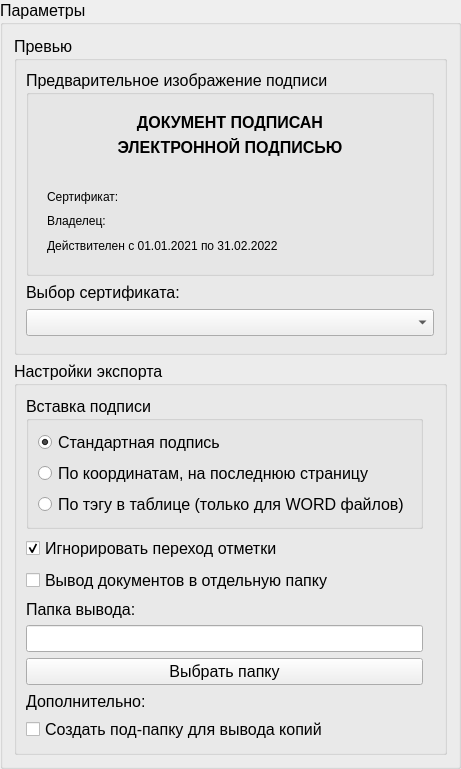
         <widget class="QGroupBox" name="groupBox_20">
          <property name="font">
           <font>
            <family>MS Shell Dlg 2</family>
            <pointsize>12</pointsize>
            <weight>50</weight>
            <italic>false</italic>
            <bold>false</bold>
           </font>
          </property>
          <property name="title">
           <string>Параметры</string>
          </property>
          <layout class="QGridLayout" name="gridLayout_29">
           <item row="0" column="0">
            <widget class="QGroupBox" name="groupBox">
             <property name="sizePolicy">
              <sizepolicy hsizetype="Preferred" vsizetype="Preferred">
               <horstretch>0</horstretch>
               <verstretch>0</verstretch>
              </sizepolicy>
             </property>
             <property name="minimumSize">
              <size>
               <width>415</width>
               <height>251</height>
              </size>
             </property>
             <property name="font">
              <font>
               <family>MS Shell Dlg 2</family>
               <pointsize>12</pointsize>
               <weight>50</weight>
               <italic>false</italic>
               <bold>false</bold>
              </font>
             </property>
             <property name="title">
              <string>Превью</string>
             </property>
             <layout class="QGridLayout" name="gridLayout_8">
              <item row="5" column="0">
               <widget class="QComboBox" name="comboBox">
                <property name="minimumSize">
                 <size>
                  <width>200</width>
                  <height>0</height>
                 </size>
                </property>
                <property name="font">
                 <font>
                  <pointsize>12</pointsize>
                 </font>
                </property>
                <property name="styleSheet">
                 <string notr="true"/>
                </property>
               </widget>
              </item>
              <item row="3" column="0">
               <widget class="QLabel" name="label_28">
                <property name="font">
                 <font>
                  <family>MS Shell Dlg 2</family>
                  <pointsize>12</pointsize>
                  <weight>50</weight>
                  <italic>false</italic>
                  <bold>false</bold>
                 </font>
                </property>
                <property name="text">
                 <string>Выбор сертификата:</string>
                </property>
               </widget>
              </item>
              <item row="2" column="0">
               <spacer name="verticalSpacer_19">
                <property name="orientation">
                 <enum>Qt::Vertical</enum>
                </property>
                <property name="sizeHint" stdset="0">
                 <size>
                  <width>20</width>
                  <height>1</height>
                 </size>
                </property>
               </spacer>
              </item>
              <item row="1" column="0">
               <widget class="QGroupBox" name="groupBox_10">
                <property name="font">
                 <font>
                  <family>MS Shell Dlg 2</family>
                  <pointsize>12</pointsize>
                  <weight>50</weight>
                  <italic>false</italic>
                  <bold>false</bold>
                 </font>
                </property>
                <property name="styleSheet">
                 <string notr="true">QLabel{
color: rgb(0, 0, 0);
background-color: transparent;
}

QLabel#label{
font: 12pt &quot;MS Shell Dlg 2&quot;;
font-weight: bold;
}

QLabel#label_2{
background-color: transparent;
font: 12pt &quot;MS Shell Dlg 2&quot;;
font-weight: bold;
}

QLabel#label_3{
background-color: transparent;
font: 12pt &quot;MS Shell Dlg 2&quot;;
font-weight: bold;
}

QLabel#label_4{
font: 9pt &quot;MS Shell Dlg 2&quot;;
}

QLabel#label_5{
font: 9pt &quot;MS Shell Dlg 2&quot;;
}

QLabel#label_6{
font: 9pt &quot;MS Shell Dlg 2&quot;;
}
</string>
                </property>
                <property name="title">
                 <string>Предварительное изображение подписи</string>
                </property>
                <layout class="QGridLayout" name="gridLayout_17">
                 <item row="0" column="0">
                  <widget class="QWidget" name="sign_widget" native="true">
                   <property name="minimumSize">
                    <size>
                     <width>384</width>
                     <height>160</height>
                    </size>
                   </property>
                   <property name="styleSheet">
                    <string notr="true">background-color: rgb(255, 255, 255);

QLabel{
	color: rgb(255, 255, 255);
	background-color: rgb(255, 255, 255);
}</string>
                   </property>
                   <layout class="QGridLayout" name="gridLayout_9">
                    <item row="0" column="1">
                     <layout class="QGridLayout" name="widget_gridLayout">
                      <item row="4" column="0">
                       <widget class="QLabel" name="label_5">
                        <property name="font">
                         <font>
                          <family>MS Shell Dlg 2</family>
                          <pointsize>9</pointsize>
                          <weight>50</weight>
                          <italic>false</italic>
                          <bold>false</bold>
                         </font>
                        </property>
                        <property name="styleSheet">
                         <string notr="true"/>
                        </property>
                        <property name="text">
                         <string>Владелец:</string>
                        </property>
                       </widget>
                      </item>
                      <item row="2" column="0">
                       <widget class="QLabel" name="label_3">
                        <property name="font">
                         <font>
                          <family>MS Shell Dlg 2</family>
                          <pointsize>12</pointsize>
                          <weight>75</weight>
                          <italic>false</italic>
                          <bold>true</bold>
                         </font>
                        </property>
                        <property name="styleSheet">
                         <string notr="true">color: rgb(0, 0, 0);
background-color: transparent;</string>
                        </property>
                        <property name="text">
                         <string/>
                        </property>
                       </widget>
                      </item>
                      <item row="1" column="0">
                       <widget class="QLabel" name="label_2">
                        <property name="font">
                         <font>
                          <family>MS Shell Dlg 2</family>
                          <pointsize>12</pointsize>
                          <weight>75</weight>
                          <italic>false</italic>
                          <bold>true</bold>
                         </font>
                        </property>
                        <property name="styleSheet">
                         <string notr="true">color: rgb(0, 0, 0);
background-color: transparent;</string>
                        </property>
                        <property name="text">
                         <string>ЭЛЕКТРОННОЙ ПОДПИСЬЮ</string>
                        </property>
                        <property name="alignment">
                         <set>Qt::AlignCenter</set>
                        </property>
                       </widget>
                      </item>
                      <item row="0" column="0">
                       <widget class="QLabel" name="label">
                        <property name="font">
                         <font>
                          <family>MS Shell Dlg 2</family>
                          <pointsize>12</pointsize>
                          <weight>75</weight>
                          <italic>false</italic>
                          <bold>true</bold>
                         </font>
                        </property>
                        <property name="styleSheet">
                         <string notr="true">color: rgb(0, 0, 0);
background-color: transparent;</string>
                        </property>
                        <property name="text">
                         <string>ДОКУМЕНТ ПОДПИСАН</string>
                        </property>
                        <property name="alignment">
                         <set>Qt::AlignCenter</set>
                        </property>
                       </widget>
                      </item>
                      <item row="3" column="0">
                       <widget class="QLabel" name="label_4">
                        <property name="font">
                         <font>
                          <family>MS Shell Dlg 2</family>
                          <pointsize>9</pointsize>
                          <weight>50</weight>
                          <italic>false</italic>
                          <bold>false</bold>
                         </font>
                        </property>
                        <property name="styleSheet">
                         <string notr="true"/>
                        </property>
                        <property name="text">
                         <string>Сертификат:</string>
                        </property>
                       </widget>
                      </item>
                      <item row="5" column="0">
                       <widget class="QLabel" name="label_6">
                        <property name="font">
                         <font>
                          <family>MS Shell Dlg 2</family>
                          <pointsize>9</pointsize>
                          <weight>50</weight>
                          <italic>false</italic>
                          <bold>false</bold>
                         </font>
                        </property>
                        <property name="styleSheet">
                         <string notr="true"/>
                        </property>
                        <property name="text">
                         <string>Действителен с 01.01.2021 по 31.02.2022</string>
                        </property>
                       </widget>
                      </item>
                     </layout>
                    </item>
                   </layout>
                  </widget>
                 </item>
                </layout>
               </widget>
              </item>
              <item row="3" column="1" rowspan="5">
               <spacer name="verticalSpacer_25">
                <property name="orientation">
                 <enum>Qt::Vertical</enum>
                </property>
                <property name="sizeHint" stdset="0">
                 <size>
                  <width>1</width>
                  <height>40</height>
                 </size>
                </property>
               </spacer>
              </item>
              <item row="6" column="0">
               <spacer name="verticalSpacer_13">
                <property name="orientation">
                 <enum>Qt::Vertical</enum>
                </property>
                <property name="sizeHint" stdset="0">
                 <size>
                  <width>20</width>
                  <height>1</height>
                 </size>
                </property>
               </spacer>
              </item>
              <item row="4" column="0">
               <spacer name="verticalSpacer_28">
                <property name="orientation">
                 <enum>Qt::Vertical</enum>
                </property>
                <property name="sizeHint" stdset="0">
                 <size>
                  <width>20</width>
                  <height>1</height>
                 </size>
                </property>
               </spacer>
              </item>
             </layout>
            </widget>
           </item>
           <item row="2" column="0">
            <widget class="QGroupBox" name="groupBox_3">
             <property name="font">
              <font>
               <family>MS Shell Dlg 2</family>
               <pointsize>12</pointsize>
               <weight>50</weight>
               <italic>false</italic>
               <bold>false</bold>
              </font>
             </property>
             <property name="title">
              <string>Настройки экспорта</string>
             </property>
             <layout class="QGridLayout" name="gridLayout_2">
              <item row="7" column="0">
               <widget class="QLabel" name="label_outputPath">
                <property name="font">
                 <font>
                  <family>MS Shell Dlg 2</family>
                  <pointsize>12</pointsize>
                  <weight>50</weight>
                  <italic>false</italic>
                  <bold>false</bold>
                 </font>
                </property>
                <property name="text">
                 <string>Папка вывода:</string>
                </property>
               </widget>
              </item>
              <item row="10" column="0">
               <spacer name="verticalSpacer_8">
                <property name="orientation">
                 <enum>Qt::Vertical</enum>
                </property>
                <property name="sizeHint" stdset="0">
                 <size>
                  <width>20</width>
                  <height>1</height>
                 </size>
                </property>
               </spacer>
              </item>
              <item row="13" column="0">
               <spacer name="verticalSpacer_10">
                <property name="orientation">
                 <enum>Qt::Vertical</enum>
                </property>
                <property name="sizeHint" stdset="0">
                 <size>
                  <width>20</width>
                  <height>1</height>
                 </size>
                </property>
               </spacer>
              </item>
              <item row="8" column="0">
               <widget class="QLineEdit" name="lineEdit_userOutputPath">
                <property name="font">
                 <font>
                  <family>MS Shell Dlg 2</family>
                  <pointsize>12</pointsize>
                  <weight>50</weight>
                  <italic>false</italic>
                  <bold>false</bold>
                 </font>
                </property>
                <property name="echoMode">
                 <enum>QLineEdit::Normal</enum>
                </property>
                <property name="readOnly">
                 <bool>true</bool>
                </property>
                <property name="clearButtonEnabled">
                 <bool>false</bool>
                </property>
               </widget>
              </item>
              <item row="9" column="0">
               <widget class="QPushButton" name="pushButton_selectOutputPath">
                <property name="font">
                 <font>
                  <family>MS Shell Dlg 2</family>
                  <pointsize>12</pointsize>
                  <weight>50</weight>
                  <italic>false</italic>
                  <bold>false</bold>
                 </font>
                </property>
                <property name="styleSheet">
                 <string notr="true"/>
                </property>
                <property name="text">
                 <string>Выбрать папку</string>
                </property>
               </widget>
              </item>
              <item row="6" column="0">
               <spacer name="verticalSpacer_6">
                <property name="orientation">
                 <enum>Qt::Vertical</enum>
                </property>
                <property name="sizeHint" stdset="0">
                 <size>
                  <width>20</width>
                  <height>1</height>
                 </size>
                </property>
               </spacer>
              </item>
              <item row="0" column="0">
               <spacer name="verticalSpacer_9">
                <property name="orientation">
                 <enum>Qt::Vertical</enum>
                </property>
                <property name="sizeHint" stdset="0">
                 <size>
                  <width>20</width>
                  <height>1</height>
                 </size>
                </property>
               </spacer>
              </item>
              <item row="11" column="0">
               <widget class="QLabel" name="label_32">
                <property name="font">
                 <font>
                  <family>MS Shell Dlg 2</family>
                  <pointsize>12</pointsize>
                  <weight>50</weight>
                  <italic>false</italic>
                  <bold>false</bold>
                 </font>
                </property>
                <property name="text">
                 <string>Дополнительно:</string>
                </property>
               </widget>
              </item>
              <item row="12" column="0" colspan="3">
               <widget class="QCheckBox" name="checkBox_createSubFolder">
                <property name="font">
                 <font>
                  <family>MS Shell Dlg 2</family>
                  <pointsize>12</pointsize>
                  <weight>50</weight>
                  <italic>false</italic>
                  <bold>false</bold>
                 </font>
                </property>
                <property name="text">
                 <string>Создать под-папку для вывода копий</string>
                </property>
               </widget>
              </item>
              <item row="5" column="0" colspan="3">
               <widget class="QCheckBox" name="checkBox_outputInSelectedPath">
                <property name="font">
                 <font>
                  <family>MS Shell Dlg 2</family>
                  <pointsize>12</pointsize>
                  <weight>50</weight>
                  <italic>false</italic>
                  <bold>false</bold>
                 </font>
                </property>
                <property name="text">
                 <string>Вывод документов в отдельную папку</string>
                </property>
               </widget>
              </item>
              <item row="3" column="0">
               <widget class="QCheckBox" name="checkBox_signingOut">
                <property name="font">
                 <font>
                  <family>MS Shell Dlg 2</family>
                  <pointsize>12</pointsize>
                  <weight>50</weight>
                  <italic>false</italic>
                  <bold>false</bold>
                 </font>
                </property>
                <property name="text">
                 <string>Игнорировать переход отметки</string>
                </property>
                <property name="checked">
                 <bool>true</bool>
                </property>
               </widget>
              </item>
              <item row="4" column="0">
               <spacer name="verticalSpacer_7">
                <property name="orientation">
                 <enum>Qt::Vertical</enum>
                </property>
                <property name="sizeHint" stdset="0">
                 <size>
                  <width>20</width>
                  <height>1</height>
                 </size>
                </property>
               </spacer>
              </item>
              <item row="2" column="0">
               <spacer name="verticalSpacer_5">
                <property name="orientation">
                 <enum>Qt::Vertical</enum>
                </property>
                <property name="sizeHint" stdset="0">
                 <size>
                  <width>20</width>
                  <height>1</height>
                 </size>
                </property>
               </spacer>
              </item>
              <item row="1" column="0">
               <widget class="QGroupBox" name="groupBox_16">
                <property name="title">
                 <string>Вставка подписи</string>
                </property>
                <layout class="QGridLayout" name="gridLayout_25">
                 <item row="3" column="0">
                  <widget class="QRadioButton" name="radioButton_signByTag">
                   <property name="toolTip">
                    <string>Тэги: &lt;место_для_подписи&gt;, &lt;имя_владельца_подписи&gt;</string>
                   </property>
                   <property name="toolTipDuration">
                    <number>-1</number>
                   </property>
                   <property name="whatsThis">
                    <string/>
                   </property>
                   <property name="text">
                    <string>По тэгу в таблице (только для WORD файлов)</string>
                   </property>
                  </widget>
                 </item>
                 <item row="0" column="0">
                  <widget class="QRadioButton" name="radioButton_usually_insert">
                   <property name="text">
                    <string>Стандартная подпись</string>
                   </property>
                   <property name="checked">
                    <bool>true</bool>
                   </property>
                  </widget>
                 </item>
                 <item row="2" column="0">
                  <widget class="QRadioButton" name="radioButton_insert_in_exported_pdf">
                   <property name="text">
                    <string>По координатам, на последнюю страницу</string>
                   </property>
                   <property name="checked">
                    <bool>false</bool>
                   </property>
                  </widget>
                 </item>
                </layout>
               </widget>
              </item>
             </layout>
            </widget>
           </item>
          </layout>
         </widget>
